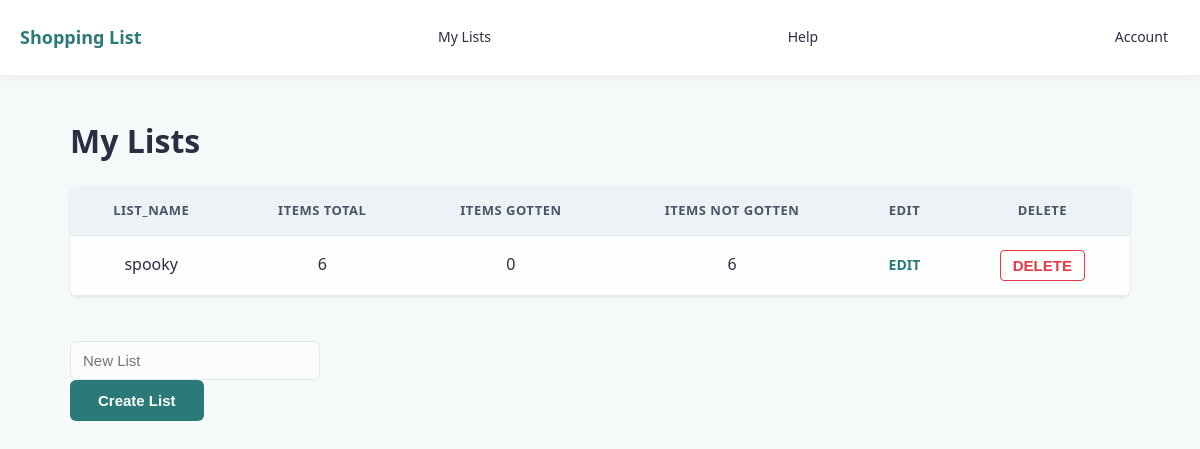
Before: /my_lists (signed in) with the older database file.
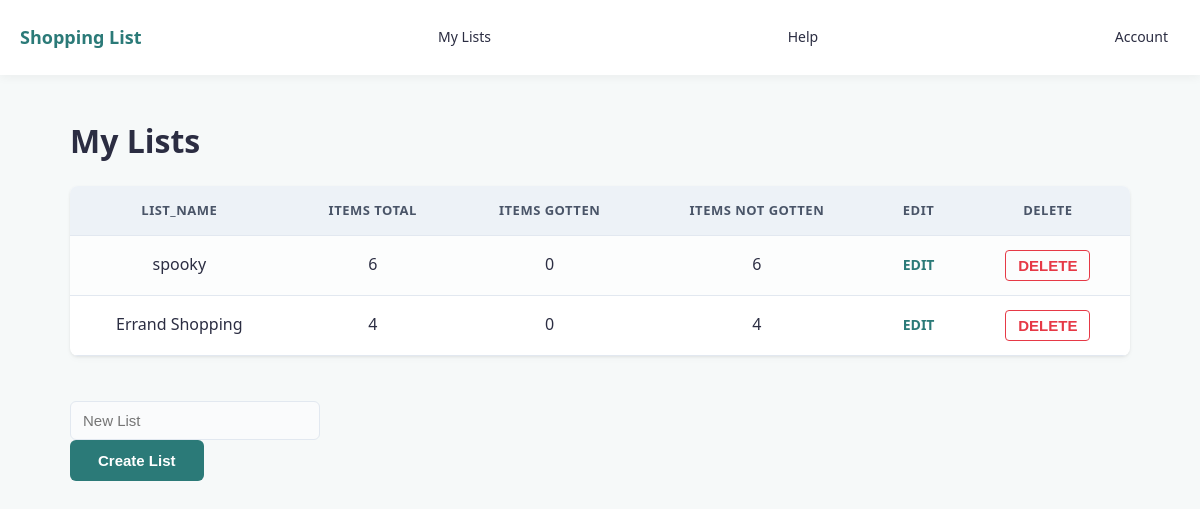
After: the same page with the newer database file.
### tables this page shows
CREATE TABLE "lists" (list_id INTEGER NOT NULL PRIMARY KEY, list_name TEXT, user_id INTEGER REFERENCES user (user_id));

### shopping_list.py (the view, shortened to what this page needs)
@app.route("/my_lists", methods=["GET", "POST"])
def my_lists():
    if "user_id" not in session:
        return redirect(url_for("login"))
    db = get_db()
    current_user_id = session["user_id"]
    sql = """SELECT lists.list_id, lists.list_name,
    COUNT(list_contents.item_id) AS total_items,
    SUM(CASE WHEN list_contents.ticked = 1 THEN 1 ELSE 0 END) AS items_gotten,
    SUM(CASE WHEN list_contents.ticked = 0 THEN 1 ELSE 0 END) AS items_not_gotten
    FROM lists
    LEFT JOIN list_contents ON lists.list_id = list_contents.list_id
    WHERE lists.user_id = ?
    GROUP BY lists.list_id;"""
    results = query_db(sql, [current_user_id]) or []
    return render_template("my_lists.html", list=results)

### shopping_list.py (called while the page is built)
def get_db():
    db = getattr(g, '_database', None)
    if db is None:
        db = g._database = sqlite3.connect(DATABASE)
        db.row_factory = sqlite3.Row
    return db

@app.teardown_appcontext
def close_connection(exception):
    db = getattr(g, '_database', None)
    if db is not None:
        db.close()

def query_db(query, args=(), one=False):
    cur = get_db().execute(query, args)
    rv = cur.fetchall()
    cur.close()
    return (rv[0] if rv else None) if one else rv

### templates/my_lists.html (shortened to what this page needs)
{% extends "index.html" %}
{% block body %}
<h1>My Lists</h1>
<table border="1">
    <tr>
        <th>list_name</th>
        <th>items total</th>
        <th>items gotten</th>
        <th>items not gotten</th>
        <th>EDIT</th>
        <th>DELETE</th>
    </tr>
    {% for contents in list %}
    <tr>
        <td>{{ contents.list_name }}</td>
        <td>{{ contents.total_items }}</td>
        <td>{{ contents.items_gotten }}</td>
        <td>{{ contents.items_not_gotten }}</td>
        <td><a href="{{ url_for('list_route', list_id=contents.list_id)}}">EDIT</a></td>
        <td><form>
            <input type="submit" value="DELETE" form="delete-list-form-{{ contents.list_id }}">
        </form></td>
    </tr>
    {% endfor %}
</table>
<br>
<form method="post" action="{{ url_for('my_lists') }}">
    <input type="text" placeholder="New List" id="list_name" name="list_name"><br>
    <input type="submit" value="Create List">
</form>
{% endblock  %}

### templates/index.html (shortened to what this page needs)
<!DOCTYPE html>
<html lang="en">
<head>
    <link rel="stylesheet" href="{{url_for('static', filename='style.css')}}">
</head>
<body>
    <header>
        <nav>
            <a href="{{ url_for('home')}}">Shopping List</a>
            {% if session.get('user_id') %}
                <a href="{{ url_for('my_lists')}}">My Lists</a>
                <a>Help</a>
                <a href="{{ url_for('logout')}}">Account</a>
            {% else %}
                <a href="{{ url_for('login')}}">Login</a>
                <a href="{{ url_for('signup')}}">Sign Up</a>
            {% endif %}
        </nav>
    </header>
    <main class="content-container">
        {% block body %}
        {% endblock %}
    </main>
</body>
</html>

### static/style.css (style rules this page uses)
:root { --primary-colour: #2b7a78; --primary-hover: #3a9694; --bg-colour: #f6f9f9; --card-bg: #ffffff; --text-colour: #2b2d42; --border-colour: #e2e8f0; --delete-colour: #e63946; }
body { font-family: system-ui, -apple-system, BlinkMacSystemFont, 'Segoe UI', Roboto, Oxygen, Ubuntu, Cantarell, 'Open Sans', 'Helvetica Neue', sans-serif; background-color: var(--bg-colour); color: var(--text-colour); margin: 0; padding: 0; line-height: 1.6; }
header { background-color: var(--card-bg); box-shadow: 0 2px 10px rgba(0, 0, 0, 0.05); position: sticky; top: 0; z-index: 1000; }
nav { display: flex; justify-content: space-between; align-items: center; max-width: 1200px; margin: 0 auto; padding: 15px 20px; flex-wrap: wrap; }
nav a { color: var(--text-colour); text-decoration: none; font-weight: 500; padding: 8px 12px; border-radius: 6px; font-size: clamp(14px, 1.1vw, 18px); }
nav a:first-child { font-weight: 700; font-size: clamp(18px, 1.5vw, 22px); color: var(--primary-colour); padding-left: 0; }
main, .content-container { max-width: 1100px; margin: 40px auto; padding: 0 20px; box-sizing: border-box; }
h1 { color: var(--text-colour); margin-bottom: 20px; }
table { width: 100%; border-collapse: collapse; background-color: var(--card-bg); border-radius: 8px; overflow: hidden; box-shadow: 0 4px 6px rgba(0, 0, 0, 0.02), 0 1px 3px rgba(0, 0, 0, 0.08); margin: 20px 0; }
table, th, td { border: none; }
th { background-color: #edf2f7; color: #4a5568; font-weight: 600; text-transform: uppercase; font-size: 13px; letter-spacing: 0.5px; border-bottom: 1px solid var(--border-colour); }
th, td { padding: 14px 20px; text-align: center; vertical-align: middle; border-bottom: 1px solid var(--border-colour); }
tr:nth-child(even) td { background-color: #fcfdfd; }
td { white-space: nowrap; }
input[type="text"], input[list] { width: 100%; max-width: 250px; padding: 10px 12px; font-size: 15px; border: 1px solid var(--border-colour); border-radius: 6px; box-sizing: border-box; background-color: #fafbfc; }
input[type="submit"] { background-color: var(--primary-colour); color: #ffffff; padding: 12px 28px; font-size: 15px; font-weight: 600; border: none; border-radius: 6px; cursor: pointer; }
a[href*="list_route"], a[href*="list/"] { color: var(--primary-colour); text-decoration: none; font-weight: 600; background: none; border: none; cursor: pointer; font-size: 14px; }
form input[value="DELETE"] { background-color: transparent; color: var(--delete-colour); border: 1px solid var(--delete-colour); padding: 6px 12px; border-radius: 4px; font-weight: 600; cursor: pointer; }

Changed rows visible on the page:
added lists: list_name "Errand Shopping", total_items "4", items_gotten "0", items_not_gotten "4"
